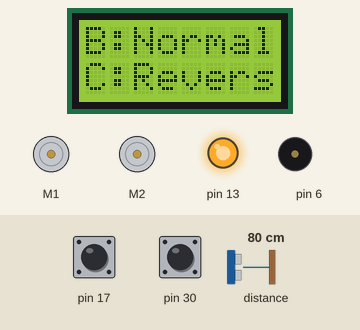
A sketch run on a simulated Arduino Leonardo, built with avr-gcc and run on an emulated ATmega32U4. Parts: 8×2 character LCD, 2 × DC motor (green arrow = forward, orange = backward, longer = faster), output pins drawn as LEDs (lit = HIGH), buzzer (waves = sounding). Inputs (shaded band) come from the test bench; at power-on: pin 17 HIGH, distance to the obstacle 80 cm, pin 30 HIGH. Random numbers use the default seed unless the sketch sets one.

Above: at 0.8 s.
0.9 s: pin 17 pulled LOW for 0.15 s
At 1.0 s:
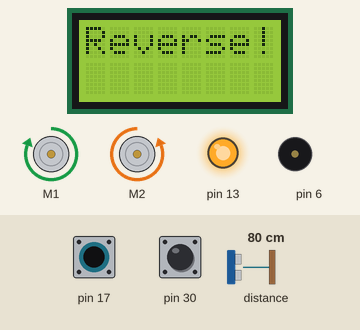
1.6 s: distance to the obstacle set to 51 cm
At 4.2 s:
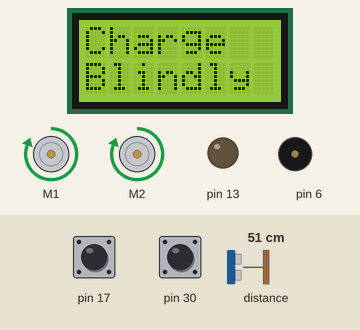
4.6 s: distance to the obstacle set to 42 cm
6.1 s: distance to the obstacle set to 120 cm
Timing chart, 0 to 9.1 s (numbered marks = the images above; inputs shaded):
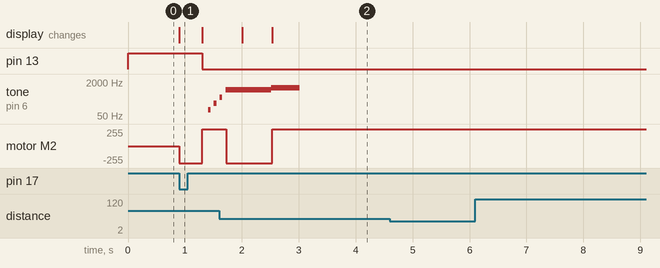

Measured:
- after the input at 0.9 s, pin 13: HIGH → LOW after 0.40 s; tone on pin 6: silent → 97 Hz after 0.51 s, → silent 0.05 s later, → 195 Hz 0.05 s later, → silent 0.05 s later; motor M1: stopped → forward 255/255 at once; motor M2: stopped → backward 255/255 at once, → forward 255/255 0.40 s later; the display: changes at once (image 1)
- after the input at 4.6 s, every drawn part: stays the same
- after the input at 6.1 s, every drawn part: stays the same

The sketch:

robot-war-2022d.ino
```cpp
/** This example uses the Zumo's line sensors to detect the black
border around a sumo ring.  When the border is detected, it
backs up and turns. */

#include <Wire.h>
#include <Zumo32U4.h>

// This might need to be tuned for different lighting conditions,
// surfaces, etc.
#define QTR_THRESHOLD         250  // microseconds, default 400
#define SEARCH_TIME_THRESHOLD 1000 // milliseconds before giving up and going for a new location

// These might need to be tuned for different motor types.
#define REVERSE_SPEED     400  // 0 is stopped, 400 is full speed
#define TURN_SPEED        200
#define FORWARD_SPEED     400
#define FULL_SPEED        400
#define REVERSE_DURATION  500  // ms
#define TURN_DURATION     400  // ms

Zumo32U4LCD lcd;
Zumo32U4ButtonB buttonB;
Zumo32U4ButtonC buttonC;
Zumo32U4Buzzer buzzer;
Zumo32U4Motors motors;
Zumo32U4LineSensors lineSensors;
Zumo32U4ProximitySensors proxSensors;

#define NUM_SENSORS 3
unsigned int lineSensorValues[NUM_SENSORS];

// A sensors reading must be greater than or equal to this
// threshold in order for the program to consider that sensor as
// seeing an object.
const uint8_t sensorThreshold = 2;
const uint8_t chargeSensorThreshold = 5;

// The maximum speed to drive the motors while turning.  400 is
// full speed.
const uint16_t turnSpeedMax = 400;

// The minimum speed to drive the motors while turning.  400 is
// full speed.
const uint16_t turnSpeedMin = 100;

// The amount to decrease the motor speed by during each cycle
// when an object is seen.
const uint16_t deceleration = 10;

// The amount to increase the speed by during each cycle when an
// object is not seen.
const uint16_t acceleration = 10;

#define LEFT 0
#define RIGHT 1

// Stores the last indication from the sensors about what
// direction to turn to face the object.  When no object is seen,
// this variable helps us make a good guess about which direction
// to turn.
bool senseDir = RIGHT;

// True if the robot is turning left (counter-clockwise).
bool turningLeft = false;

// True if the robot is turning right (clockwise).
bool turningRight = false;

// If the robot is turning, this is the speed it will use.
uint16_t turnSpeed = turnSpeedMax;

// The time, in milliseconds, when an object was last seen.
uint16_t lastTimeObjectSeen = 0;

// The time, in milliseconds, we have been searching for an object
uint16_t searchTime = 0;

// Are we charging?
bool isCharging = false;

String line1 = "";
String line2 = "";
bool buttonPressed = false;

void waitForButtonAndCountDown()
{
  ledYellow(1);
  lcd.clear();
  lcd.gotoXY(0, 0);
  lcd.print("B:Normal");
  lcd.gotoXY(0, 1);
  lcd.print("C:Revers");

  do {
    if (buttonB.isPressed()) {
      buttonPressed = true;
    } else if (buttonC.isPressed()) {
      buttonPressed = true;

      // Spin around 180° before start
      lcd.clear();
      lcd.gotoXY(0, 0);
      lcd.print("Reverse!");
      motors.setSpeeds(FULL_SPEED, -FULL_SPEED);
      delay(TURN_DURATION);
      motors.setSpeeds(FORWARD_SPEED, FORWARD_SPEED);
    }
  } while (!buttonPressed);

  ledYellow(0);
  lcd.clear();

  // Play audible countdown.
  for (int i = 0; i < 3; i++)
  {
    delay(100);
    buzzer.playNote(NOTE_G(2+i), 50, 15);
  }
  delay(100);
  buzzer.playNote(NOTE_G(5), 100, 15);
}

void turnRight()
{
  motors.setSpeeds(turnSpeed, -turnSpeed);
  turningLeft = false;
  turningRight = true;
  line1 = "Right";
  line2 = "";
}

void turnLeft()
{
  motors.setSpeeds(-turnSpeed, turnSpeed);
  turningLeft = true;
  turningRight = false;
  line1 = "Left";
  line2 = "";
}

void stop()
{
  motors.setSpeeds(0, 0);
  turningLeft = false;
  turningRight = false;
  line1 = "Stop";
  line2 = "";
}

void forward()
{
  motors.setSpeeds(FORWARD_SPEED, FORWARD_SPEED);
  turningLeft = false;
  turningRight = false;
  line1 = "Forward";
  line2 = "";
}

void charge() {
  charge(false);
}

void charge(bool blindly)
{
  motors.setSpeeds(FULL_SPEED, FULL_SPEED);
  turningLeft = false;
  turningRight = false;
  isCharging = true;
  line1 = "Charge";
  if (blindly) {
    buzzer.playNote(NOTE_C(6), 500, 15);
    line2 = "Blindly";
  } else {
    buzzer.playNote(NOTE_G(4), 500, 15);
  }
}

void setup()
{
  proxSensors.initFrontSensor();
  lineSensors.initThreeSensors();

  waitForButtonAndCountDown();
}

void loop()
{
  // Read the front proximity sensor and gets its left value (the
  // amount of reflectance detected while using the left LEDs)
  // and right value.
  proxSensors.read();
  uint8_t leftValue = proxSensors.countsFrontWithLeftLeds();
  uint8_t rightValue = proxSensors.countsFrontWithRightLeds();

  // Determine if an object is visible or not.
  bool objectSeen = leftValue >= sensorThreshold || rightValue >= sensorThreshold;

  lineSensors.read(lineSensorValues);

  if (lineSensorValues[0] > QTR_THRESHOLD) //flip aligator sign if you want to detect white edges on a black board instead of black border on a white board.
  {
    // If leftmost sensor detects line, reverse and turn to the
    // right.
    motors.setSpeeds(-REVERSE_SPEED, -REVERSE_SPEED);
    delay(REVERSE_DURATION);
    motors.setSpeeds(TURN_SPEED, -TURN_SPEED);
    delay(TURN_DURATION);
    motors.setSpeeds(FORWARD_SPEED, FORWARD_SPEED);
    isCharging = false;
    searchTime = 0;
    senseDir = random(2) == 1 ? RIGHT : LEFT;
  }
  else if (lineSensorValues[NUM_SENSORS - 1] > QTR_THRESHOLD) //flip alligator sign if you want to detect white edges on a black board instead of black border on a white board.
  {
    // If rightmost sensor detects line, reverse and turn to the
    // left.
    motors.setSpeeds(-REVERSE_SPEED, -REVERSE_SPEED);
    delay(REVERSE_DURATION);
    motors.setSpeeds(-TURN_SPEED, TURN_SPEED);
    delay(TURN_DURATION);
    motors.setSpeeds(FORWARD_SPEED, FORWARD_SPEED);
    isCharging = false;
    searchTime = 0;
    senseDir = random(2) == 1 ? RIGHT : LEFT;
  }
  else
  {
    if (!isCharging) {
      if (objectSeen)
      {
        // An object is visible, so we will start decelerating in
        // order to help the robot find the object without
        // overshooting or oscillating.
        turnSpeed -= deceleration;
      }
      else
      {
        // An object is not visible, so we will accelerate in order
        // to help find the object sooner.
        turnSpeed += acceleration;
      }

      // Constrain the turn speed so it is between turnSpeedMin and
      // turnSpeedMax.
      turnSpeed = constrain(turnSpeed, turnSpeedMin, turnSpeedMax);

      if (objectSeen)
      {
        // An object seen.
        ledYellow(1);

        lastTimeObjectSeen = millis();

        bool lastTurnRight = turnRight;

        if (leftValue < rightValue)
        {
          // The right value is greater, so the object is probably
          // closer to the robot's right LEDs, which means the robot
          // is not facing it directly.  Turn to the right to try to
          // make it more even.
          turnRight();
          senseDir = RIGHT;
        }
        else if (leftValue > rightValue)
        {
          // The left value is greater, so turn to the left.
          turnLeft();
          senseDir = LEFT;
        }
        else
        {
          // The values are equal
          if (leftValue >= chargeSensorThreshold) {
            charge();
          } else {
            forward();
          }
        }
      }
      else if (searchTime != 0 && (millis() - searchTime) > (SEARCH_TIME_THRESHOLD + random(-250, 250))) {
        charge(true);
        searchTime = 0;
      }
      else
      {
        // No object is seen, so just keep turning in a circle
        if (searchTime == 0) {
          searchTime = millis();
        }
        ledYellow(0);
        buzzer.playNote(NOTE_A(5), 100, 15);
        turnRight();
        line1 = "Search";
        line2 = "";
      }
    }
  }

  lcd.clear();
  lcd.gotoXY(0, 0);
  lcd.print(line1);
  lcd.gotoXY(0, 1);
  lcd.print(line2);
}
```
